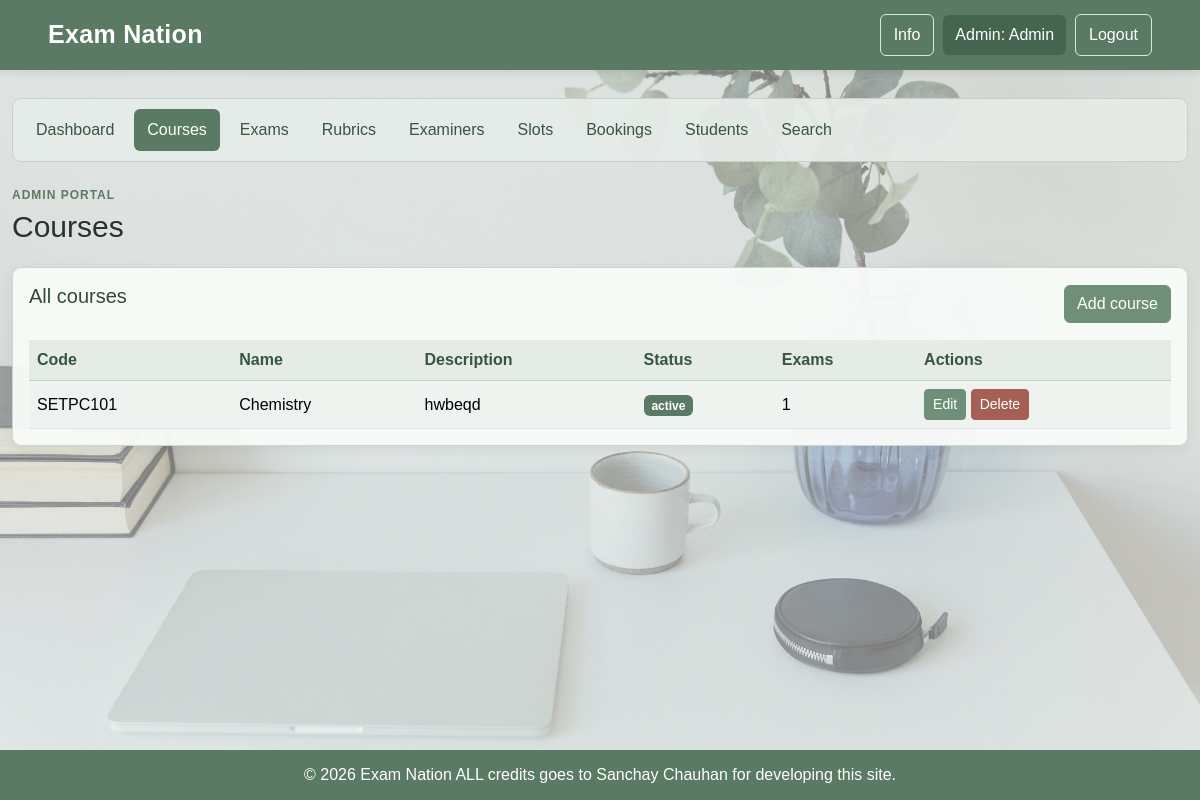
Page /admin/courses (signed in) on the committed database.
### model.py (models this page shows)
class Course(db.Model):
    __tablename__ = "course_list"
    course_id = db.Column(db.Integer, primary_key=True)
    course_code = db.Column(db.String(20), nullable=False)
    course_name = db.Column(db.String(100), nullable=False)
    description = db.Column(db.String(200), nullable=False)
    status = db.Column(db.String(100), nullable=False)
    exams = db.relationship("Exam", backref="course")

### app.py (the view)
@app.route('/admin/courses')
def admin_courses():
    if not admin_only():
        return redirect(url_for('login'))
    return render_template("admin/courses.html", courses=Course.query.all())

### app.py (called while the page is built)
def admin_only():
    return "user_id" in session and session.get("role") == "admin"

### templates/admin/courses.html
{% extends "portal.html" %}
{% set active = 'courses' %}
{% block heading %}Courses{% endblock %}
{% block portal_body %}
<div class="card card-body mb-4">
    <div class="d-flex justify-content-between align-items-center mb-3"><h3 class="h5 mb-3">All courses</h3><a class="btn btn-primary" href="{{ url_for('admin_course_form') }}">Add course</a></div>
    <div class="table-responsive"><table class="table table-striped table-hover align-middle mb-0">
        <thead><tr><th>Code</th><th>Name</th><th>Description</th><th>Status</th><th>Exams</th><th>Actions</th></tr></thead>
        {% for c in courses %}
        <tr>
            <td>{{ c.course_code }}</td><td>{{ c.course_name }}</td><td>{{ c.description }}</td>
            <td><span class="badge {{ 'text-bg-success' if c.status == 'active' else 'text-bg-secondary' }}">{{ c.status }}</span></td>
            <td>{{ c.exams|length }}</td>
            <td>
                <a class="btn btn-primary btn-sm" href="{{ url_for('admin_course_form', course_id=c.course_id) }}">Edit</a>
                <form method="POST" action="{{ url_for('admin_course_delete', course_id=c.course_id) }}" class="d-inline">
                    <button class="btn btn-danger btn-sm">Delete</button>
                </form>
            </td>
        </tr>
        {% else %}<tr><td colspan="6" class="text-center text-muted">No courses yet. Add the first one.</td></tr>{% endfor %}
    </table></div>
</div>
{% endblock %}

### static/base.css (style rules this page uses)
* { box-sizing: border-box; }
html, body { min-height: 100%; }
body { margin: 0; font-family: Arial, sans-serif; color: #26342b; background-color: #e6ebe8; background-image: linear-gradient(rgba(238, 242, 239, 0.50), rgba(238, 242, 239, 0.50)), url("Background.jpg"); background-size: cover; background-position: center; background-attachment: fixed; }
.box a, .btn-primary { background: #6f8f78; border-color: #6f8f78; color: #fff; }
.btn-danger { background: #a65f55; border-color: #a65f55; }

### static/portal.css (style rules this page uses)
.card { background: rgba(248, 250, 248, 0.96); border: 1px solid #cbd6ce; border-radius: 9px; box-shadow: 0 3px 12px rgba(36, 56, 40, 0.07); }
.card h3, .card h4 { color: #304b37; }
.table { --bs-table-striped-bg: #eef3ef; --bs-table-hover-bg: #e3ece5; color: #29382e; }
.table thead th { color: #365640; background: #e4ece5; border-bottom: 1px solid #c5d2c8; }
.badge.text-bg-success { background: #5a7a63 !important; }

### rows in the picture
Course: course_code "SETPC101", course_name "Chemistry", description "hwbeqd", status "active", exams|length "1"

### other values in the picture
{{ session.get('role', '')|capitalize }} "Admin"
{{ session.get('name', 'User') }} "Admin"
{{ session.get('role', 'Portal')|capitalize }} "ADMIN"
